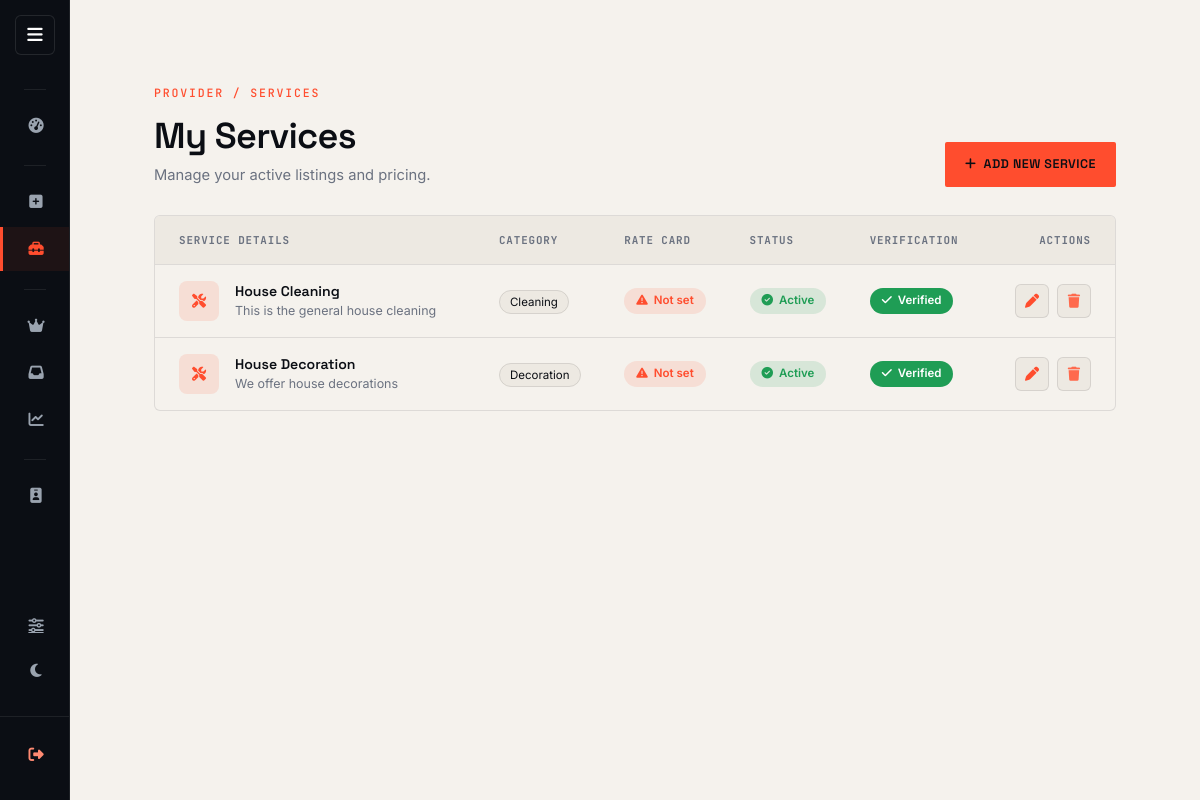
/provider/services/ (signed in), run on an earlier commit of the app's database.
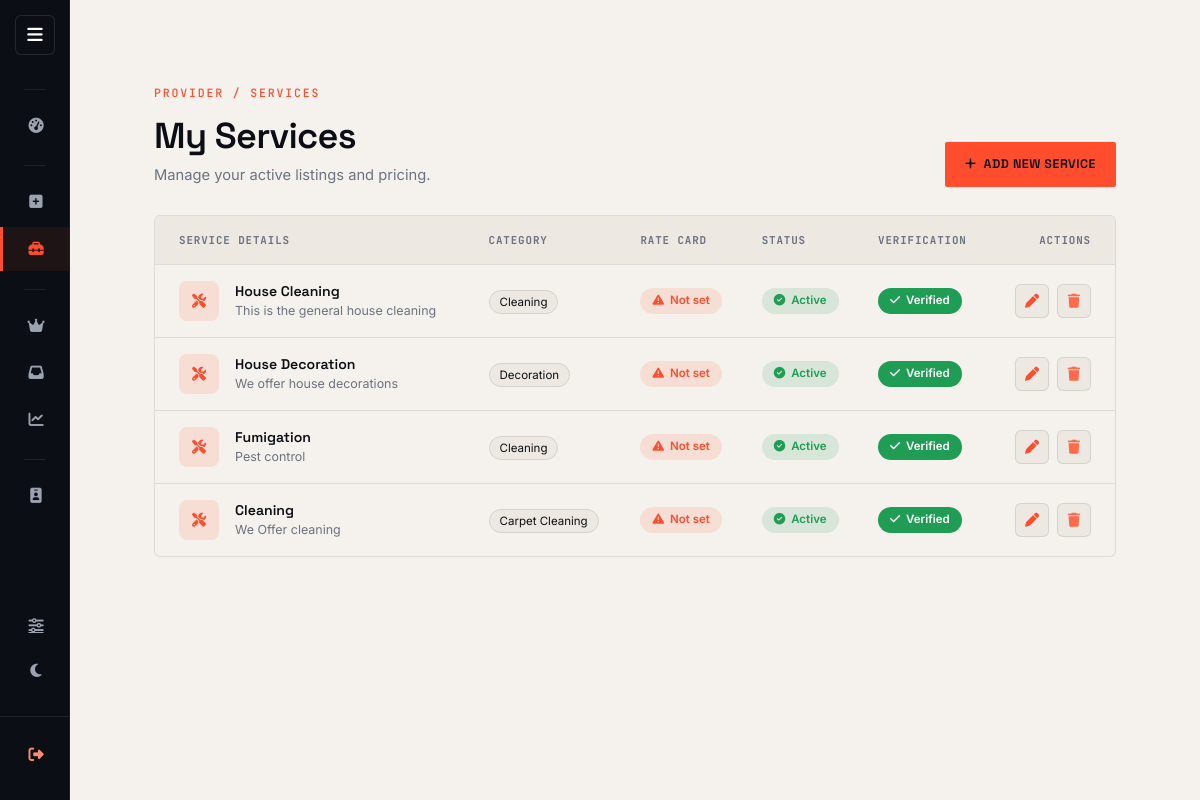
And on a later commit of the database.
### Match/models.py (models this page shows, shortened)
class Service(models.Model):
    provider = models.ForeignKey(
        ServiceProvider,
        on_delete=models.CASCADE,
        related_name='services'
    )
    category = models.ForeignKey(ServiceCategory, on_delete=models.CASCADE)
    title = models.CharField(max_length=150)
    description = models.TextField()
    min_price = models.DecimalField(
        max_digits=10,
        decimal_places=2,
        null=True,
        blank=True,
        help_text=(
            "Your starting price for this service, in KES (e.g. 1500). "
            "Shown to customers as 'From KES X'. Leave blank if you haven't "
            "set a rate yet — you'll be reminded on your dashboard."
        ),
    )
    is_verified = models.BooleanField(default=False)  # Admin verification
    is_active = models.BooleanField(default=True)
    created_at = models.DateTimeField(auto_now_add=True)

class ServiceCategory(models.Model):
    name = models.CharField(max_length=100, unique=True)
    slug = models.SlugField(unique=True, blank=True)

### Match/views.py (the view)
# urls.py: path('provider/services/', views.manage_services, name='manage_services'),
@login_required
def manage_services(request):
    provider = ServiceProvider.objects.get(user=request.user)
    services = Service.objects.filter(provider=provider)
    return render(request, "Match/manage_services.html", {
        "provider": provider,
        "services": services
    })

### Match/models.py (called while the page is built)
    @property
    def avatar_url(self):
        if self.avatar:
            try:
                return self.avatar.url
            except Exception:
                pass
        return f"https://ui-avatars.com/api/?name={self.username}&background=1A1F2B&color=FF4D2E"

    @property
    def active_subscription(self):
        sub = self.subscriptions.filter(status='active').order_by('-created_at').first()
        if sub:
            sub.refresh_status()
            if sub.status != 'active':
                return None
        return sub

### Match/templates/Match/manage_services.html (shortened to what this page needs)
{% extends "Match/provider_base.html" %}
{% load static %}
{% block content %}
<div class="page-wrap">
    <div class="page-header-row">
        <div>
            <span class="premium-eyebrow">Provider / Services</span>
            <h2 class="premium-heading">My Services</h2>
            <p class="premium-sub">Manage your active listings and pricing.</p>
        </div>
        <a href="{% url 'add_service' %}" class="premium-btn"><i class="fa-solid fa-plus"></i>&nbsp; Add New Service</a>
    </div>
    <div class="services-table-card">
        <div class="table-responsive">
            <table class="services-table">
                <thead>
                    <tr>
                        <th class="ps-4">Service Details</th>
                        <th>Category</th>
                        <th>Rate Card</th>
                        <th>Status</th>
                        <th>Verification</th>
                        <th class="text-end pe-4">Actions</th>
                    </tr>
                </thead>
                <tbody>
                    {% for service in services %}
                    <tr>
                        <td class="ps-4">
                            <div class="d-flex align-items-center gap-3">
                                <div class="service-icon-box"><i class="fa-solid fa-screwdriver-wrench"></i></div>
                                <div>
                                    <div class="svc-title">{{ service.title }}</div>
                                    <div class="svc-desc">{{ service.description|truncatechars:40 }}</div>
                                </div>
                            </div>
                        </td>
                        <td><span class="badge-cat">{{ service.category.name }}</span></td>
                        <td>
                            {% if service.min_price %}
                                <span class="rate-value">From KES {{ service.min_price|floatformat:0 }}</span>
                            {% else %}
                                <span class="badge-rate-missing" title="Add a rate card so customers know your starting price">
                                    <i class="fa-solid fa-triangle-exclamation"></i> Not set
                                </span>
                            {% endif %}
                        </td>
                        <td>
                            {% if service.is_active %}
                                <span class="badge-status is-active"><i class="fa-solid fa-circle-check"></i> Active</span>
                            {% else %}
                                <span class="badge-status is-inactive"><i class="fa-solid fa-circle-pause"></i> Inactive</span>
                            {% endif %}
                        </td>
                        <td>
                            {% if service.is_verified %}
                                <span class="badge-verify is-verified"><i class="fa-solid fa-check"></i> Verified</span>
                            {% else %}
                                <span class="badge-verify is-pending"><i class="fa-solid fa-clock"></i> Pending</span>
                            {% endif %}
                        </td>
                        <td class="text-end pe-4">
                            <div class="row-actions">
                                <a href="{% url 'edit_service' service.id %}" class="icon-btn is-edit" title="Edit">
                                    <i class="fa-solid fa-pen"></i>
                                </a>
                                <a href="{% url 'delete_service' service.id %}" class="icon-btn is-delete" title="Delete" onclick="return confirm('Are you sure?')">
                                    <i class="fa-solid fa-trash"></i>
                                </a>
                            </div>
                        </td>
                    </tr>
                    {% endfor %}
                </tbody>
            </table>
        </div>
    </div>
</div>
{% endblock %}

### Match/templates/Match/provider_base.html (shortened to what this page needs)
<!DOCTYPE html>
{% load static %}
<html lang="en">
<head>
    <link rel="stylesheet" href="https://cdn.jsdelivr.net/npm/bootstrap@5.3.2/dist/css/bootstrap.min.css">
    <link rel="stylesheet" href="https://cdnjs.cloudflare.com/ajax/libs/font-awesome/6.4.2/css/all.min.css">
</head>
<body class="sidebar--collapsed">
<button type="button" class="menu-toggle" id="sidebarToggle" aria-label="Toggle navigation parameters">
    <i class="fa-solid fa-bars"></i>
</button>
<div class="d-flex">
    <div class="sidebar d-flex flex-column" id="appSidebar">
        <ul class="nav flex-column gap-1">
            <li class="nav-section-label"><span>Overview</span></li>
            <li class="nav-item">
                <a class="nav-link {% if request.resolver_match.url_name == 'provider_dashboard' %}active{% endif %}" href="{% url 'provider_dashboard' %}">
                    <i class="fa-solid fa-gauge-high"></i> <span>Dashboard</span>
                </a>
            </li>
            <li class="nav-section-label"><span>Services</span></li>
            <li class="nav-item">
                <a class="nav-link {% if request.resolver_match.url_name == 'add_service' %}active{% endif %}" href="{% url 'add_service' %}">
                    <i class="fa-solid fa-square-plus"></i> <span>Add Service</span>
                </a>
            </li>
            <li class="nav-item">
                <a class="nav-link {% if request.resolver_match.url_name == 'manage_services' %}active{% endif %}" href="{% url 'manage_services' %}">
                    <i class="fa-solid fa-toolbox"></i> <span>My Services</span>
                </a>
            </li>
            <li class="nav-section-label"><span>Business</span></li>
            <li class="nav-item">
                <a class="nav-link {% if request.resolver_match.url_name in 'subscription_plans,my_subscription,subscribe_to_plan,renew_subscription' %}active{% endif %}" href="{% url 'my_subscription' %}">
                    <i class="fa-solid fa-crown"></i> <span>My Package</span>
                </a>
            </li>
            <li class="nav-item">
                <a class="nav-link {% if request.resolver_match.url_name == 'provider_requests' %}active{% endif %}" href="{% url 'provider_requests' %}">
                    <i class="fa-solid fa-inbox"></i> <span>Requests</span>
                </a>
            </li>
            <li class="nav-item">
                <a class="nav-link {% if request.resolver_match.url_name == 'report_page' %}active{% endif %}" href="{% url 'report_page' provider.id %}">
                    <i class="fa-solid fa-chart-line"></i> <span>Reports</span>
                </a>
            </li>
            <li class="nav-section-label"><span>Account</span></li>
            <li class="nav-item">
                <a class="nav-link {% if request.resolver_match.url_name == 'profile' %}active{% endif %}" href="{% url 'profile' %}">
                    <i class="fa-solid fa-id-badge"></i> <span>Profile</span>
                </a>
            </li>
        </ul>
        <div class="mt-auto">
            <div class="sidebar-utility-group">
                <a href="{% url 'settings' %}" class="theme-quick-toggle {% if request.resolver_match.url_name == 'settings' %}is-current{% endif %}" aria-label="Settings">
                    <i class="fa-solid fa-sliders"></i> <span>Settings</span>
                </a>
                <button type="button" class="theme-quick-toggle" id="quickThemeToggle" aria-label="Toggle dark mode">
                    <i class="fa-solid fa-moon"></i> <span>Dark mode</span>
                </button>
            </div>
            <div class="sidebar__logout">
                <a class="nav-link" href="{% url 'logout' %}">
                    <i class="fa-solid fa-right-from-bracket"></i> <span>Logout</span>
                </a>
            </div>
        </div>
    </div>
    <main class="main-content">
        {% block content %}{% endblock %}
    </main>
</div>
</body>
</html>

### Match/templates/Match/manage_services.html (style rules this page uses)
.page-wrap { padding: 44px 44px 60px; width: 100%; }
.page-header-row { display: flex; justify-content: space-between; align-items: flex-end; flex-wrap: wrap; gap: 16px; margin-bottom: 28px; }
.page-header-row .premium-heading { margin-bottom: 6px; }
.page-header-row .premium-sub { margin: 0; }
.services-table-card { background: var(--panel); border: 1px solid var(--panel-line); border-radius: 6px; overflow: hidden; }
table.services-table { width: 100%; border-collapse: collapse; color: var(--white); margin: 0; }
.services-table thead th { background: var(--panel-2); text-transform: uppercase; font-family: 'JetBrains Mono', monospace; font-size: 0.68rem; letter-spacing: 0.08em; color: var(--text-muted); border: none; padding: 16px; text-align: left; }
.services-table tbody td { padding: 16px; vertical-align: middle; border-top: 1px solid var(--panel-line); font-size: 0.88rem; }
.service-icon-box { width: 40px; height: 40px; border-radius: 8px; background: rgba(255,77,46,0.12); color: var(--signal); display: flex; align-items: center; justify-content: center; flex-shrink: 0; }
.svc-title { font-family: 'Space Grotesk', sans-serif; font-weight: 600; color: var(--white); }
.svc-desc { font-size: 0.78rem; color: var(--text-muted); max-width: 220px; overflow: hidden; text-overflow: ellipsis; white-space: nowrap; }
.badge-cat { background: var(--panel-2); color: var(--white); border: 1px solid var(--panel-line); padding: 4px 10px; border-radius: 20px; font-size: 0.72rem; }
.badge-status { padding: 4px 12px; border-radius: 20px; font-size: 0.72rem; font-weight: 600; display: inline-flex; align-items: center; gap: 6px; }
.badge-status.is-active { background: rgba(31,157,85,0.14); color: var(--live); }
.badge-verify { padding: 4px 12px; border-radius: 20px; font-size: 0.72rem; font-weight: 600; display: inline-flex; align-items: center; gap: 6px; }
.badge-verify.is-verified { background: var(--live); color: #fff; }
.badge-rate-missing { padding: 4px 12px; border-radius: 20px; font-size: 0.72rem; font-weight: 600; display: inline-flex; align-items: center; gap: 6px; background: rgba(255,77,46,0.12); color: var(--signal); }
.row-actions { display: flex; gap: 8px; justify-content: flex-end; }
.icon-btn { width: 34px; height: 34px; border-radius: 6px; border: 1px solid var(--panel-line); background: var(--panel-2); display: flex; align-items: center; justify-content: center; text-decoration: none; transition: border-color .15s ease; }
.icon-btn.is-edit i { color: var(--signal); }
.icon-btn.is-delete i { color: #FF6A4D; }

What changed in the data, as far as the page shows it:
added Service: title "Fumigation", description "Pest control", category.name "Cleaning", shows "Not set", is_active True (drawn), is_verified True (drawn)
added Service: title "Cleaning", description "We Offer cleaning", category.name "Carpet Cleaning", shows "Not set", is_active True (drawn), is_verified True (drawn)
